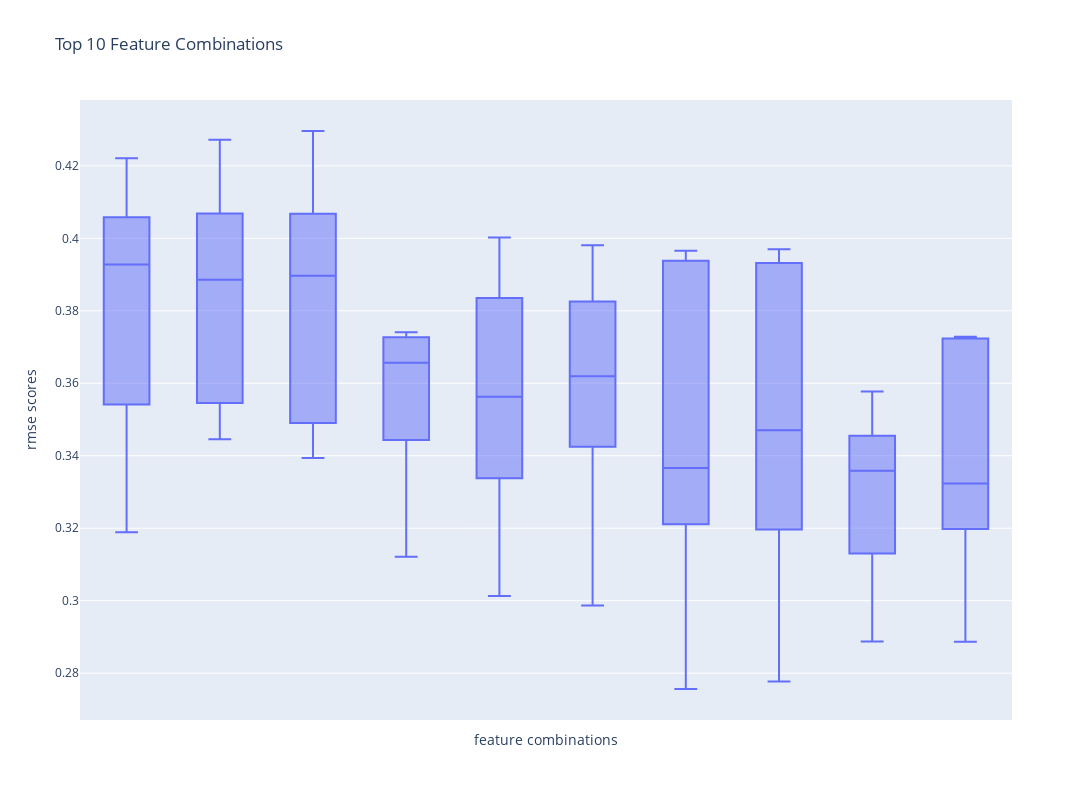

Notebook cell for this chart:
### Code cell
pio.renderers.default = 'plotly_mimetype'
x = df_agg_metrics['features'].head(10)

fig = px.box(df_metrics, x=df_metrics[df_metrics['features'].isin(x)]['features'],
             y=df_metrics[df_metrics['features'].isin(x)]['rmse_scores'], title='RMSE Boxplot of Top 10 Feature Combinations')
fig.update_layout(height=800, width=1100,
                  title_text="Top 10 Feature Combinations",
                  xaxis_title="feature combinations", yaxis_title="rmse scores")
fig.update_xaxes(showticklabels=False)
fig.show()

### Figure 1 — Plotly figure (JSON) as saved in the notebook; plotly's stock layout.template omitted (floating-point values rounded to 4 significant figures)
{"data": [{"alignmentgroup": "True", "hovertemplate": "x=%{x}<br>y=%{y}<extra></extra>", "legendgroup": "", "marker": {"color": "#636efa"}, "name": "", "notched": false, "offsetgroup": "", "orientation": "v", "showlegend": false, "type": "box", "x": ["f_1_num_of_terms,f_2_query_length", "f_1_num_of_terms,f_2_query_length", "f_1_num_of_terms,f_2_query_length", "f_1_num_of_terms,f_2_query_length", "f_1_num_of_terms,f_2_query_length", "f_1_num_of_terms,f_2_query_length,f_3_has_numbers", "f_1_num_of_terms,f_2_query_length,f_3_has_numbers", "f_1_num_of_terms,f_2_query_length,f_3_has_numbers", "f_1_num_of_terms,f_2_query_length,f_3_has_numbers", "f_1_num_of_terms,f_2_query_length,f_3_has_numbers", "f_1_num_of_terms,f_2_query_length,f_3_has_numbers,f_4_has_special_char", "f_1_num_of_terms,f_2_query_length,f_3_has_numbers,f_4_has_special_char", "f_1_num_of_terms,f_2_query_length,f_3_has_numbers,f_4_has_special_char", "f_1_num_of_terms,f_2_query_length,f_3_has_numbers,f_4_has_special_char", "f_1_num_of_terms,f_2_query_length,f_3_has_numbers,f_4_has_special_char", "f_1_num_of_terms,f_2_query_length,f_3_has_numbers,f_4_has_special_char,f_5_num_results", "f_1_num_of_terms,f_2_query_length,f_3_has_numbers,f_4_has_special_char,f_5_num_results", "f_1_num_of_terms,f_2_query_length,f_3_has_numbers,f_4_has_special_char,f_5_num_results", "f_1_num_of_terms,f_2_query_length,f_3_has_numbers,f_4_has_special_char,f_5_num_results", "f_1_num_of_terms,f_2_query_length,f_3_has_numbers,f_4_has_special_char,f_5_num_results", "f_1_num_of_terms,f_2_query_length,f_3_has_numbers,f_4_has_special_char,f_5_num_results,f_6_max_title_score", "f_1_num_of_terms,f_2_query_length,f_3_has_numbers,f_4_has_special_char,f_5_num_results,f_6_max_title_score", "f_1_num_of_terms,f_2_query_length,f_3_has_numbers,f_4_has_special_char,f_5_num_results,f_6_max_title_score", "f_1_num_of_terms,f_2_query_length,f_3_has_numbers,f_4_has_special_char,f_5_num_results,f_6_max_title_score", "f_1_num_of_terms,f_2_query_length,f_3_has_numbers,f_4_has_special_char,f_5_num_results,f_6_max_title_score", "f_1_num_of_terms,f_2_query_length,f_3_has_numbers,f_4_has_special_char,f_5_num_results,f_6_max_title_score,f_7_sum_title_scores", "f_1_num_of_terms,f_2_query_length,f_3_has_numbers,f_4_has_special_char,f_5_num_results,f_6_max_title_score,f_7_sum_title_scores", "f_1_num_of_terms,f_2_query_length,f_3_has_numbers,f_4_has_special_char,f_5_num_results,f_6_max_title_score,f_7_sum_title_scores", "f_1_num_of_terms,f_2_query_length,f_3_has_numbers,f_4_has_special_char,f_5_num_results,f_6_max_title_score,f_7_sum_title_scores", "f_1_num_of_terms,f_2_query_length,f_3_has_numbers,f_4_has_special_char,f_5_num_results,f_6_max_title_score,f_7_sum_title_scores", "f_1_num_of_terms,f_2_query_length,f_3_has_numbers,f_4_has_special_char,f_5_num_results,f_6_max_title_score,f_8_max_semantic_score", "f_1_num_of_terms,f_2_query_length,f_3_has_numbers,f_4_has_special_char,f_5_num_results,f_6_max_title_score,f_8_max_semantic_score", "f_1_num_of_terms,f_2_query_length,f_3_has_numbers,f_4_has_special_char,f_5_num_results,f_6_max_title_score,f_8_max_semantic_score", "f_1_num_of_terms,f_2_query_length,f_3_has_numbers,f_4_has_special_char,f_5_num_results,f_6_max_title_score,f_8_max_semantic_score", "f_1_num_of_terms,f_2_query_length,f_3_has_numbers,f_4_has_special_char,f_5_num_results,f_6_max_title_score,f_8_max_semantic_score", "f_1_num_of_terms,f_2_query_length,f_3_has_numbers,f_4_has_special_char,f_5_num_results,f_6_max_title_score,f_7_sum_title_scores,f_8_max_semantic_score", "f_1_num_of_terms,f_2_query_length,f_3_has_numbers,f_4_has_special_char,f_5_num_results,f_6_max_title_score,f_7_sum_title_scores,f_8_max_semantic_score", "f_1_num_of_terms,f_2_query_length,f_3_has_numbers,f_4_has_special_char,f_5_num_results,f_6_max_title_score,f_7_sum_title_scores,f_8_max_semantic_score", "f_1_num_of_terms,f_2_query_length,f_3_has_numbers,f_4_has_special_char,f_5_num_results,f_6_max_title_score,f_7_sum_title_scores,f_8_max_semantic_score", "f_1_num_of_terms,f_2_query_length,f_3_has_numbers,f_4_has_special_char,f_5_num_results,f_6_max_title_score,f_7_sum_title_scores,f_8_max_semantic_score", "f_1_num_of_terms,f_2_query_length,f_3_has_numbers,f_4_has_special_char,f_5_num_results,f_6_max_title_score,f_7_sum_title_scores,f_9_avg_semantic_score", "f_1_num_of_terms,f_2_query_length,f_3_has_numbers,f_4_has_special_char,f_5_num_results,f_6_max_title_score,f_7_sum_title_scores,f_9_avg_semantic_score", "f_1_num_of_terms,f_2_query_length,f_3_has_numbers,f_4_has_special_char,f_5_num_results,f_6_max_title_score,f_7_sum_title_scores,f_9_avg_semantic_score", "f_1_num_of_terms,f_2_query_length,f_3_has_numbers,f_4_has_special_char,f_5_num_results,f_6_max_title_score,f_7_sum_title_scores,f_9_avg_semantic_score", "f_1_num_of_terms,f_2_query_length,f_3_has_numbers,f_4_has_special_char,f_5_num_results,f_6_max_title_score,f_7_sum_title_scores,f_9_avg_semantic_score", "f_1_num_of_terms,f_2_query_length,f_3_has_numbers,f_4_has_special_char,f_5_num_results,f_6_max_title_score,f_7_sum_title_scores,f_8_max_semantic_score,f_9_avg_semantic_score", "f_1_num_of_terms,f_2_query_length,f_3_has_numbers,f_4_has_special_char,f_5_num_results,f_6_max_title_score,f_7_sum_title_scores,f_8_max_semantic_score,f_9_avg_semantic_score", "f_1_num_of_terms,f_2_query_length,f_3_has_numbers,f_4_has_special_char,f_5_num_results,f_6_max_title_score,f_7_sum_title_scores,f_8_max_semantic_score,f_9_avg_semantic_score", "f_1_num_of_terms,f_2_query_length,f_3_has_numbers,f_4_has_special_char,f_5_num_results,f_6_max_title_score,f_7_sum_title_scores,f_8_max_semantic_score,f_9_avg_semantic_score", "f_1_num_of_terms,f_2_query_length,f_3_has_numbers,f_4_has_special_char,f_5_num_results,f_6_max_title_score,f_7_sum_title_scores,f_8_max_semantic_score,f_9_avg_semantic_score"], "x0": " ", "xaxis": "x", "y": [0.3927, 0.4221, 0.3189, 0.3659, 0.4004, 0.3885, 0.4272, 0.3445, 0.3579, 0.4001, 0.3897, 0.4296, 0.3394, 0.3523, 0.3991, 0.3741, 0.3723, 0.3121, 0.3551, 0.3656, 0.4002, 0.378, 0.3013, 0.3446, 0.3563, 0.3981, 0.3774, 0.2986, 0.362, 0.3571, 0.3966, 0.3929, 0.2756, 0.3366, 0.3362, 0.3919, 0.397, 0.2777, 0.347, 0.3336, 0.3577, 0.3359, 0.2888, 0.3415, 0.3211, 0.3728, 0.3722, 0.2887, 0.3302, 0.3323], "y0": " ", "yaxis": "y"}], "layout": {"boxmode": "group", "height": 800, "legend": {"tracegroupgap": 0}, "title": {"text": "Top 10 Feature Combinations"}, "width": 1100, "xaxis": {"anchor": "y", "autorange": true, "domain": [0, 1], "range": [-0.5, 9.5], "showticklabels": false, "title": {"text": "feature combinations"}, "type": "category"}, "yaxis": {"anchor": "x", "autorange": true, "domain": [0, 1], "range": [0.2671, 0.4382], "title": {"text": "rmse scores"}, "type": "linear"}}}
